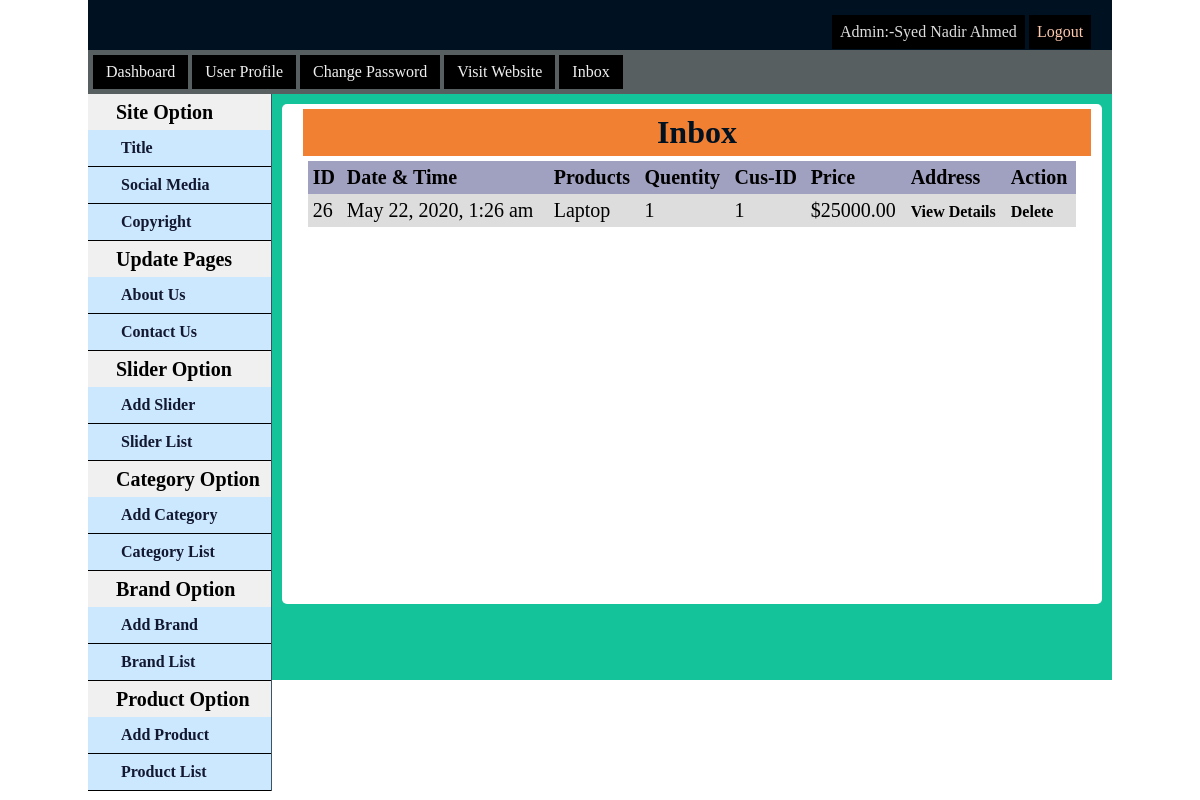
Page /admin/inbox.php (signed in) on the committed database.
### tables this page shows
CREATE TABLE `tbl_order` (
  `id` int(11) NOT NULL,
  `customerId` int(11) NOT NULL,
  `productId` int(11) NOT NULL,
  `productName` varchar(255) NOT NULL,
  `quantity` int(11) NOT NULL,
  `price` float(10,2) NOT NULL,
  `image` varchar(255) NOT NULL,
  `date` datetime NOT NULL DEFAULT current_timestamp(),
  `status` int(11) NOT NULL DEFAULT 0
);

### lib/Database.php (called while the page is built, shortened)
<?php
Class Database{
   public $host   = DB_HOST;
   public $user   = DB_USER;
   public $pass   = DB_PASS;
   public $dbname = DB_NAME;
   public $link;
  private function connectDB(){
     $this->link = new mysqli($this->host, $this->user, $this->pass, $this->dbname);
   }
  public function select($query){
      $result = $this->link->query($query) or die($this->link->error.__LINE__);
      if($result->num_rows > 0){
        return $result;
      } else {
        return false;
      }
   }
}

### classes/Cart.php (called while the page is built, shortened)
<?php
	$filepath = realpath(dirname(__File__));
	include_once ($filepath.'/../lib/Database.php');
	include_once ($filepath.'/../helpers/Format.php');
?>
<?php
	class Cart{
		private $db;
		public function __construct(){
			$this->db = new Database();
		}
		public function getAllOrderProduct(){
			$query = "SELECT * FROM tbl_order ORDER BY date DESC";
			$result = $this->db->select($query);
			return $result;
		}
	}
?>

### helpers/Format.php (called while the page is built, shortened)
<?php
class Format{
   public function formatDate($date){
    return date('F j, Y, g:i a', strtotime($date));
 }
 }
?>

### admin/inbox.php (the view, shortened to what this page needs)
<?php include 'inc/header.php';?>
<?php include 'inc/sidebar.php';?>
<?php
	$filepath = realpath(dirname(__File__));
	include($filepath.'/../classes/Cart.php');
?>
	<div class="viewsec">
        <div class="catlist">
            <div class="box ">
                <h2>Inbox</h2>
                <div class="block">
                    <table class="datatable" id="example">
					<thead>
						<tr>
							<th>ID</th>
							<th>Date & Time</th>
							<th>Products</th>
							<th>Quentity</th>
							<th>Cus-ID</th>
							<th>Price</th>
							<th>Address</th>
							<th>Action</th>
						</tr>
					</thead>
					<tbody>
						<?php
							$ct = new Cart();
							$fm = new Format();
							$getOrder = $ct->getAllOrderProduct();
							if ($getOrder) {
								while ($result = $getOrder->fetch_assoc()){
						?>
						<tr class="odd">
							<td><?php echo $result['id'];?></td>
							<td><?php echo $fm->formatDate($result['date']);?></td>
							<td><?php echo $result['productName'];?></td>
							<td><?php echo $result['quantity'];?></td>
							<td><?php echo $result['customerId'];?></td>
							<td>$<?php echo $result['price'];?></td>
							<td><a href="customer.php?customerId=<?php echo $result['customerId'];?>">View Details</a></td>
							<?php
								if ($result['status'] == '0') { ?>
									<td><a href="?shiftid=<?php echo $result['customerId'];?>&price=<?php echo $result['price'];?>&time=<?php echo $result['date'];?>">Shifted</a></td>
									<?php } elseif($result['status'] == '1'){?>
										<td>Pending</td>
									<?php }else {?>
									<td><a href="?delproduct=<?php echo $result['customerId'];?>&price=<?php echo $result['price'];?>&time=<?php echo $result['date'];?>">Delete</a></td>
							<?php } ?>
						</tr>
					<?php } }?>
					</tbody>
				</table>
               </div>
            </div>
        </div>
	</div>
</div>
</body>

### admin/style.css (style rules this page uses)
* { margin:0; padding:0; }
.viewsec { width:80%; min-height:500px; height:auto; float:left; display:block; background:#fff; border-radius: 5px; margin: 10px; }
.dashsec, .changepass, .titlecon, .socialopt, .copyopt, .slideradd_opt, .slidlist, .addcat, .catlist, .addproduct { margin:0 auto; width:95%; padding:5px; }
.box h2 { width:100%; background:#F28033; text-align:center; padding:5px; font-size:32px; color:#001122; }
.block { padding:5px; font-size:20px; }
table.datatable { width:100%; height:auto; border-collapse: collapse; }
.datatable th { text-align: -webkit-left; font-size: 20px; background-color: #A0A0C0; padding: 5px; color: #000; }
.datatable .odd td { font-size: 20px; background-color: #ddd; padding: 5px; color: #000; }
.datatable .odd a { text-decoration:none; color:#000; font-size:16px; font-weight:bold; }

### rows in the picture
tbl_order: id "26", date "May 22, 2020, 1:26 am", productName "Laptop", quantity "1", customerId "1", price "25000.00"

### other values in the picture
Session::get('adminName') "Syed Nadir Ahmed"
